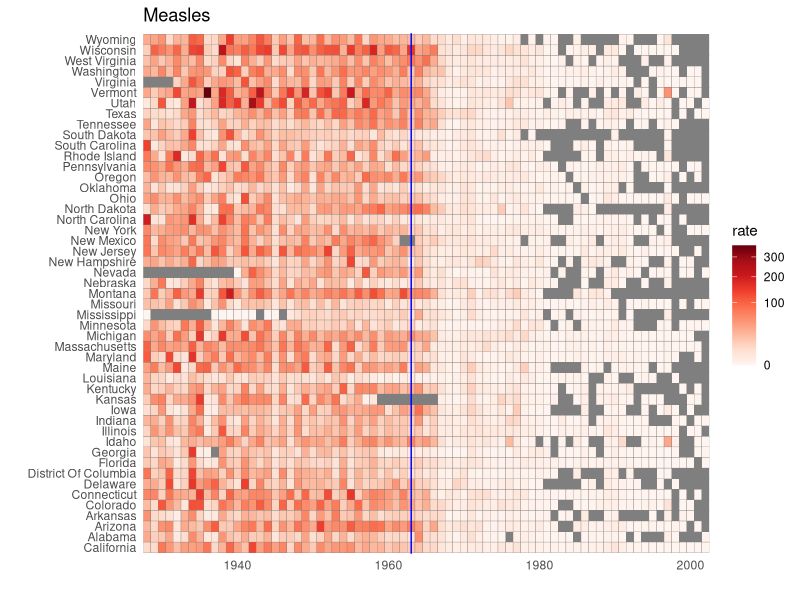
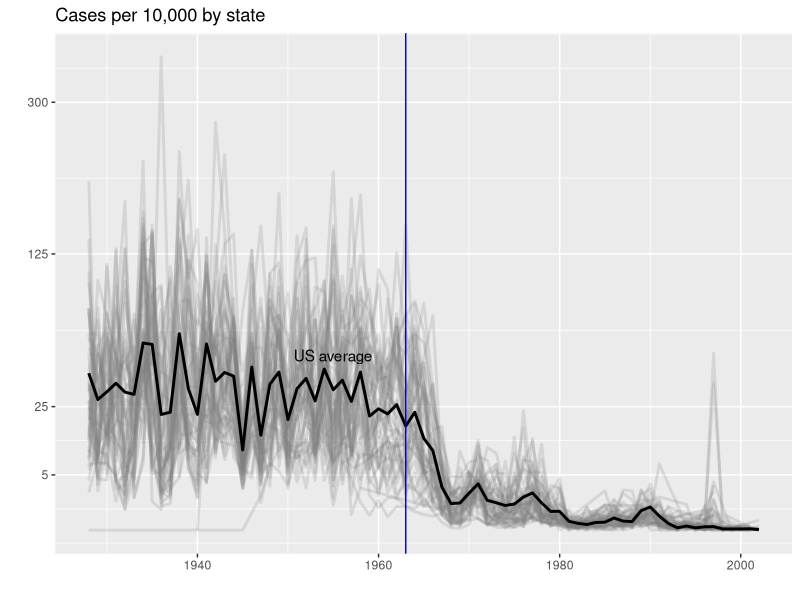

Here is the R script that generated these plots, in order:
# import data and inspect
library(tidyverse)
library(dslabs)
data(us_contagious_diseases)
str(us_contagious_diseases)

# assign dat to the per 10,000 rate of measles, removing Alaska and Hawaii and adjusting for weeks reporting
the_disease <- "Measles"
dat <- us_contagious_diseases %>%
  filter(!state %in% c("Hawaii", "Alaska") & disease == the_disease) %>%
  mutate(rate = count / population * 10000 * 52/weeks_reporting) %>%
  mutate(state = reorder(state, rate))


# tile plot of disease rate by state and year
dat %>% ggplot(aes(year, state, fill=rate)) +
  geom_tile(color = "grey50") +
  scale_x_continuous(expand = c(0,0)) +
  scale_fill_gradientn(colors = RColorBrewer::brewer.pal(9, "Reds"), trans = "sqrt") +
  geom_vline(xintercept = 1963, col = "blue") +
  theme_minimal() + theme(panel.grid = element_blank()) +
  ggtitle(the_disease) +
  ylab("") +
  xlab("")

# compute US average measles rate by year
avg <- us_contagious_diseases %>%
  filter(disease == the_disease) %>% group_by(year) %>%
  summarize(us_rate = sum(count, na.rm = TRUE)/sum(population, na.rm = TRUE)*10000)

# make line plot of measles rate by year by state
dat %>%
  filter(!is.na(rate)) %>%
  ggplot() +
  geom_line(aes(year, rate, group = state), color = "grey50", 
            show.legend = FALSE, alpha = 0.2, size = 1) +
  geom_line(mapping = aes(year, us_rate), data = avg, size = 1, col = "black") +
  scale_y_continuous(trans = "sqrt", breaks = c(5, 25, 125, 300)) +
  ggtitle("Cases per 10,000 by state") +
  xlab("") +
  ylab("") +
  geom_text(data = data.frame(x = 1955, y = 50),
            mapping = aes(x, y, label = "US average"), color = "black") +
  geom_vline(xintercept = 1963, col = "blue")
